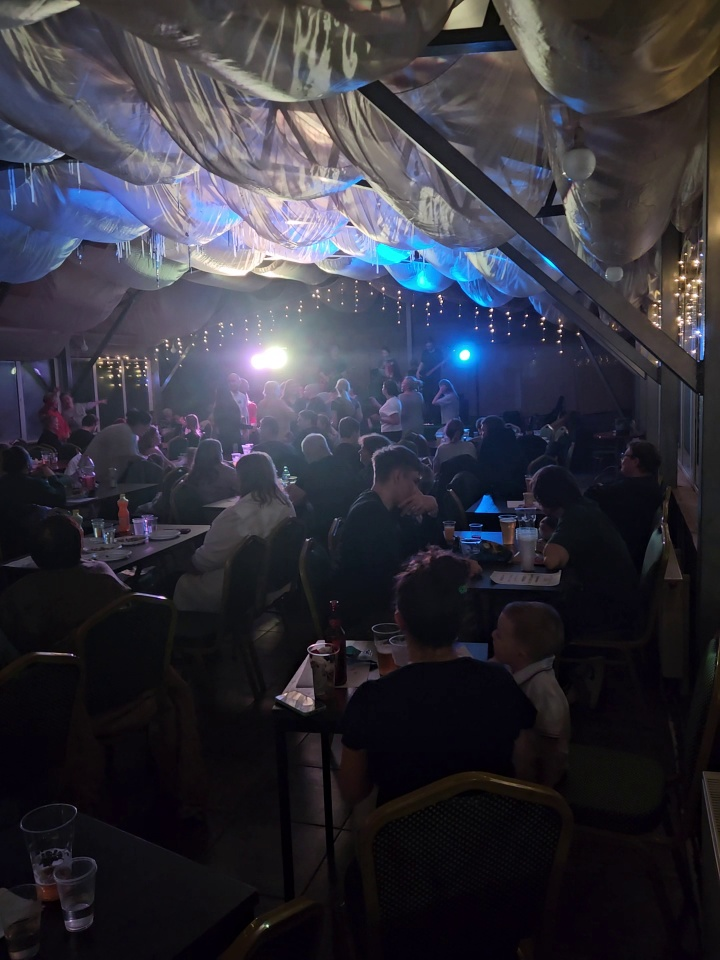
#> input picture data/cache/video_frames/0ebaec6e1f60059da3688253616697d5130e2627.jpg, 720 x 960 px
$ python -i local_sort.py   (imports and definitions only)
#> lines starting #> are read from the running program, lines starting #| are printed output that depends on the picture; after the words box and inside, x2 and y2 are one past the last pixel; in counts of white or black regions, pixels touching at a corner belong together
#> further down, picture is the input picture: shape (960, 720, 3); mean B, G, R 59.7, 49.8, 50.2
from __future__ import annotations

import argparse
import hashlib
import json
import math
import mimetypes
import os
import shutil
import sys
import time
import urllib.request
from dataclasses import dataclass
from pathlib import Path
from typing import Any, Iterable, Optional

import cv2  # type: ignore[import-untyped]
import numpy as np  # type: ignore[import-untyped]
from PIL import Image, ExifTags, ImageOps  # type: ignore[import-untyped]

from common.db import DedupStore, FaceStore, PipelineStore


EXCLUDE_DIR_NAMES_DEFAULT = ("_faces", "_no_faces", "_duplicates", "_animals")

# OpenCV иногда нестабилен на некоторых системах при многопоточности.
# Для конвейера нам важнее устойчивость, чем скорость.
# [4 lines not run here, left out]


def _now_utc_iso() -> str:
    return time.strftime("%Y-%m-%dT%H:%M:%SZ", time.gmtime())


# [10 lines left out: function _pipe_log, not called in this run]


def _as_local_path(p: str) -> str:
    # Храним локальные пути в общей таблице с префиксом, чтобы не конфликтовать с disk:/...
    return "local:" + str(p)


def _strip_local_prefix(p: str) -> str:
    return p[len("local:") :] if (p or "").startswith("local:") else p


# [26 lines left out: functions _sha256_file, _iter_files, _is_image, not called in this run]


def _ensure_parent_dir(p: Path) -> None:
    p.parent.mkdir(parents=True, exist_ok=True)


# [252 lines left out: functions ensure_yunet_model, ensure_yolo_model, _letterbox, _detect_cat_yolo, _detect_class_yolo, not called in this run]


def _looks_like_screen_ui(img_bgr_full: np.ndarray) -> bool:
    """
    Best-effort признак "это экран/скрин/страница с UI/текстом".

    Цель: отправлять такие кадры в карантин (техничка), не засоряя "Есть лица".
    """
    h0, w0 = img_bgr_full.shape[:2]
#> h0 = 960; w0 = 720
    if h0 <= 0 or w0 <= 0:
        return False
    ar = float(max(h0, w0)) / float(min(h0, w0))
#> ar = 1.33
    # Экраны/страницы на фото бывают и 4:3, и "вытянутые" (телефон).
    if not (1.00 <= ar <= 2.60):
        return False

    # Downscale for stable metrics
    max_dim = 720
    img = img_bgr_full
    m = max(h0, w0)
#> m = 960
    if m > max_dim:
        sc = float(max_dim) / float(m)
#> sc = 0.75
        nh = max(1, int(round(h0 * sc)))
#> nh = 720
        nw = max(1, int(round(w0 * sc)))
#> nw = 540
        img = cv2.resize(img_bgr_full, (nw, nh), interpolation=cv2.INTER_AREA)
    g = cv2.cvtColor(img, cv2.COLOR_BGR2GRAY)
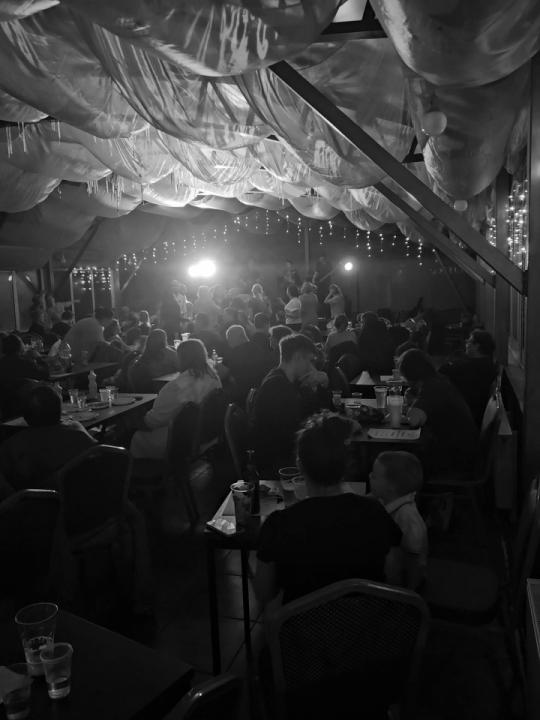
#> g: shape (720, 540); min 0, max 255, mean 51
    # brightness stats help to detect screens/pages (white cards, black bezels)
    white_ratio = float(np.count_nonzero(g >= 235)) / float(g.size)
#> white_ratio = 0.00255
    black_ratio = float(np.count_nonzero(g <= 20)) / float(g.size)
#> black_ratio = 0.392
    # edges
    v = float(np.median(g))
#> v = 38
    lo = max(0, int(0.66 * v))
#> lo = 25
    hi = min(255, int(1.33 * v))
#> hi = 50
    e = cv2.Canny(g, lo, hi)
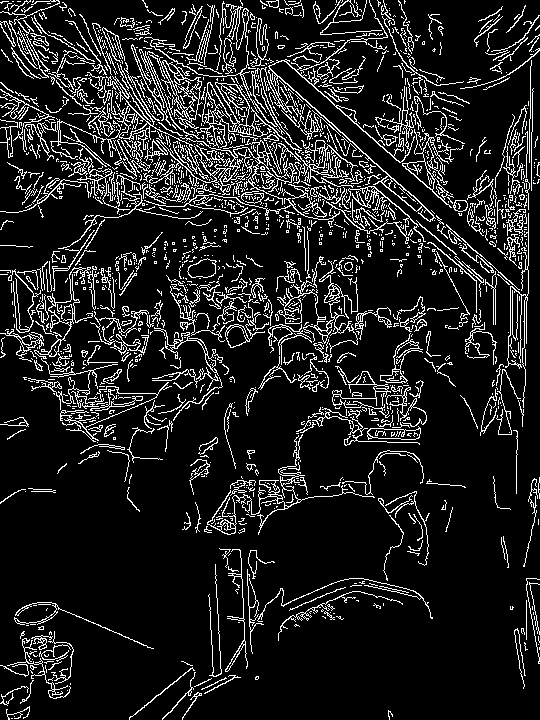
#> e: shape (720, 540); 12.4% white in thin lines or dots
    er_total = float(np.count_nonzero(e)) / float(e.size)
#> er_total = 0.124
    h = int(e.shape[0])
#> h = 720
    if h <= 0:
        return False
    top = e[: max(1, int(round(h * 0.12))), :]
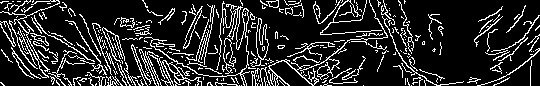
#> top: shape (86, 540); 16.4% white in thin lines or dots
    bot = e[h - max(1, int(round(h * 0.12))) :, :]
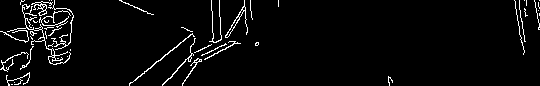
#> bot: shape (86, 540); 4% white in thin lines or dots
    er_top = float(np.count_nonzero(top)) / float(top.size)
#> er_top = 0.164
    er_bot = float(np.count_nonzero(bot)) / float(bot.size)
#> er_bot = 0.0396

    # ВАЖНО: по реальным данным прежняя эвристика была слишком агрессивной и ловила обычные фото как "screen_like".
    # Делаем более строгую версию: реагируем в первую очередь на "много текста"/страницу,
    # либо на ярко выраженную "страницу/экран" (много белого и есть границы), либо на тёмный UI.
    text_heavy = _looks_like_text_heavy(g)
    if text_heavy and er_total >= 0.015:
        return True
    # Белая "страница"/слайд/документ с рамками/текстом
    if white_ratio >= 0.18 and er_total >= 0.030:
        return True
    # Экран/страница с контрастными рамками (например, телефон/ноутбук в кадре)
    if (white_ratio >= 0.10 and black_ratio >= 0.08) and er_total >= 0.030:
        return True
    # Тёмный интерфейс (мессенджер/музыка): много чёрных пикселей + заметные edges
    if black_ratio >= 0.20 and er_total >= 0.055:
        return True
    # Широкий формат + высокий общий edge + тёмные рамки
    if ar >= 1.60 and black_ratio >= 0.06 and er_total >= 0.085:
        return True
    return False


def _looks_like_text_heavy(gray: np.ndarray) -> bool:
    """
    Оценка "много текста" без OCR:
    - бинаризация (adaptive threshold)
    - считаем количество мелких компонент (буквы/элементы UI)
    """
    try:
        if gray.ndim != 2:
            return False
        h, w = gray.shape[:2]
#> h = 720; w = 540
        if h <= 0 or w <= 0:
            return False
        # adaptive threshold: white text blobs on black
        bw = cv2.adaptiveThreshold(
            gray,
            255,
            cv2.ADAPTIVE_THRESH_GAUSSIAN_C,
            cv2.THRESH_BINARY_INV,
            35,
            5,
        )
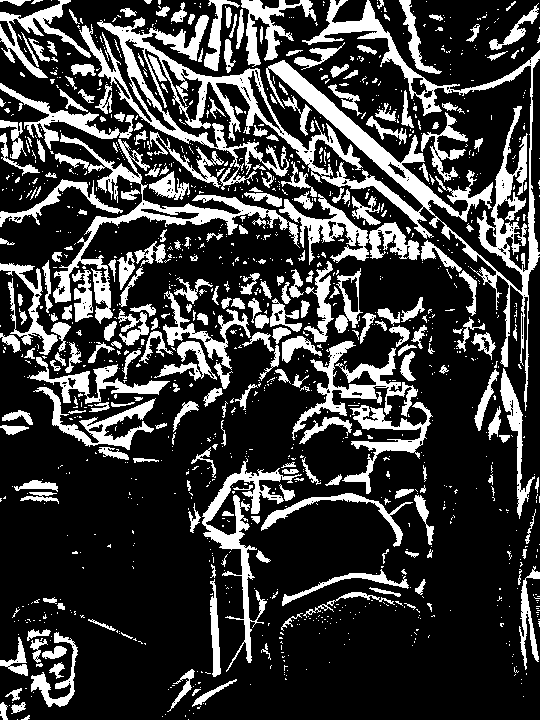
#> bw: shape (720, 540); 23.9% white; 1287 white regions (1011 under 20 px), largest, box (x1, y1, x2, y2) and area: (79, 0, 540, 411) 22294, (53, 133, 300, 324) 5347, (202, 458, 302, 672) 3248
        # remove speckles
        bw = cv2.medianBlur(bw, 3)
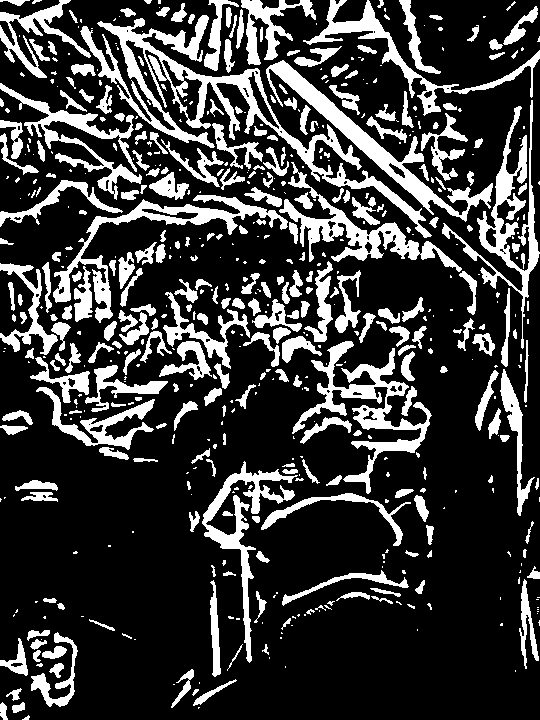
#> bw: shape (720, 540); 23% white; 578 white regions (292 under 20 px), largest, box (x1, y1, x2, y2) and area: (80, 15, 432, 238) 9187, (292, 341, 432, 494) 4509, (266, 60, 493, 222) 4418
        n, labels, stats, _ = cv2.connectedComponentsWithStats(bw, connectivity=8)
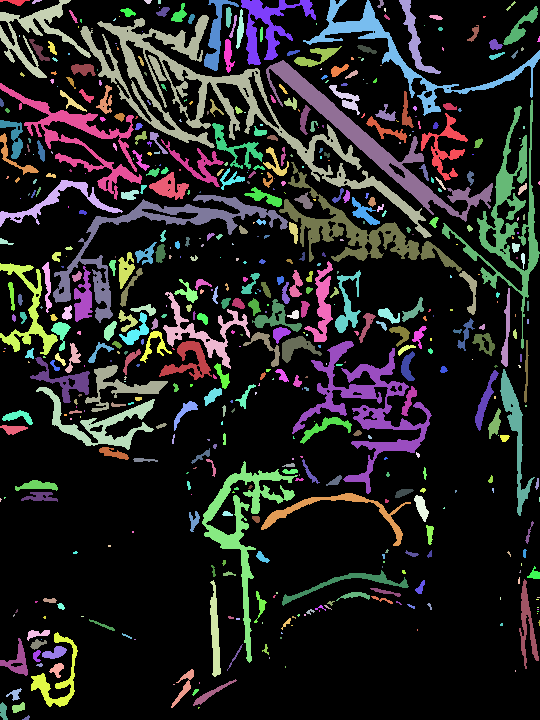
#> labels: shape (720, 540) int32; 579 distinct labels, from 0 to 578; one colour per label, 0 black
#> n = 579; stats = 579 rows, first 6: [0, 0, 540, 720, 299243], [0, 0, 30, 6, 86], [32, 0, 10, 4, 22], [0, 0, 91, 78, 1716], [144, 0, 8, 4, 22], [158, 0, 3, 4, 12]
        small = 0
        # stats: [x, y, w, h, area]
        for i in range(1, n):
            area = int(stats[i, cv2.CC_STAT_AREA])
            if area < 10 or area > 400:
                continue
            ww = int(stats[i, cv2.CC_STAT_WIDTH])
            hh = int(stats[i, cv2.CC_STAT_HEIGHT])
            if ww <= 0 or hh <= 0:
                continue
            ar = float(ww) / float(hh)
            if 0.15 <= ar <= 8.0:
                small += 1
#> this loop made 578 passes
#> (area, ww, hh, ar) on passes 1, 2, 4, 9, 11, 12, 14, 15, 16, 17, 18, 20: (86, 30, 6, 5), (22, 10, 4, 2.5), (22, 8, 4, 2), (31, 7, 8, 0.875), (24, 10, 10, 1), (149, 16, 19, 0.842), (81, 14, 10, 1.4), (97, 6, 21, 0.286), (396, 35, 39, 0.897), (81, 16, 9, 1.78), (173, 8, 40, 0.2), (40, 9, 13, 0.692)
#> area on passes 3, 6, 7, 8, 10, 22: 1716, 726, 1645, 2954, 681, 9187
#> after the loop, small = 330
        # Порог подобран для даунскейла ~720px: на письмах/чатах обычно сотни компонент.
        return small >= 140
    except Exception:
        return False


# [178 lines left out: functions _qr_found_best_effort, _create_face_detector, _detect_faces, _rotate_bgr, _map_point_from_rotated_to_base, _unrotate_bbox_to_base and 1 more, not called in this run]


@dataclass
class Stats:
    total_files: int = 0
    processed: int = 0
    hashed: int = 0
    errors: int = 0
    duplicates_moved: int = 0
    images_scanned: int = 0
    faces_found: int = 0
    faces_files: int = 0
    no_faces_files: int = 0
    moved_faces: int = 0
    moved_no_faces: int = 0
    moved_quarantine: int = 0
    moved_animals: int = 0
    moved_people_no_face: int = 0
    moved_faces_named: int = 0
    moved_faces_unassigned: int = 0
    moved_no_faces_by_geo_year: int = 0


# region agent log (debug mode)
# [1221 lines left out: functions _dbg_log, _move_file, dedup_local, scan_faces_local, sort_by_faces, _sanitize_segment and 6 more, not called in this run]


# [2 lines not run here, left out]

>>> import cv2
>>> picture = cv2.imread('../../data/cache/video_frames/0ebaec6e1f60059da3688253616697d5130e2627.jpg')
>>> result = _looks_like_screen_ui(picture)
#> in _looks_like_screen_ui, `text_heavy = _looks_like_text_heavy(g)`: text_heavy = True
#> result = True
